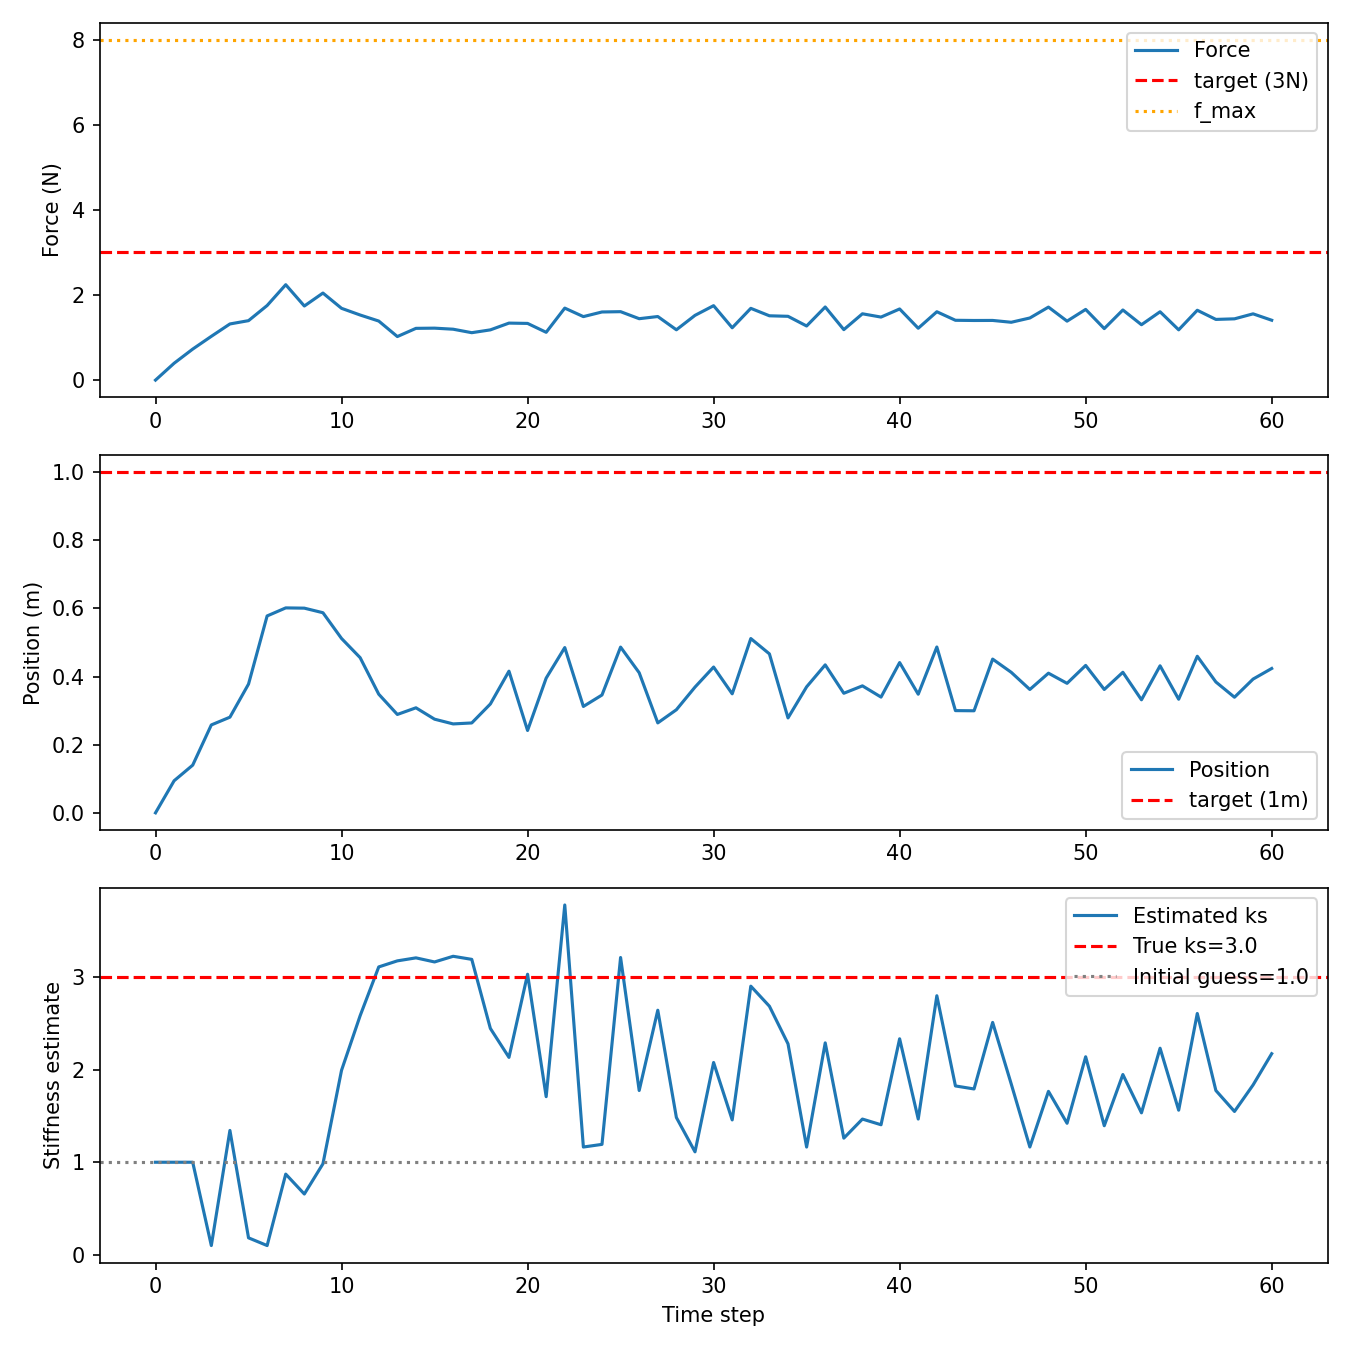

The script that saved this image:
import numpy as np
import matplotlib.pyplot as plt
import cvxpy as cp
from sklearn.gaussian_process import GaussianProcessRegressor
from sklearn.gaussian_process.kernels import RBF, WhiteKernel

# ── 真实系统参数（仿真用，控制器不知道）─────────────
dt = 0.1
ks_true = 3.0        # 真实刚度，控制器不知道
ks_init = 1.0        # 控制器初始猜测，故意猜错

def true_force(p):
    return ks_true * p + 0.3 * np.sin(3 * p)   # 非线性弹簧

# ── MPC 参数 ──────────────────────────────────────────
N     = 10
Q     = np.diag([1.0, 10.0])
R     = np.array([[0.1]])
f_max = 8.0
f_min = 0.0
v_max = 1.0
v_min = -1.0
x_ref = np.array([1.0, 3.0])

# ── GPR 初始化 ────────────────────────────────────────
kernel = RBF(length_scale=1.0, length_scale_bounds=(1e-2, 10.0)) + \
         WhiteKernel(noise_level=0.1, noise_level_bounds=(1e-5, 1.0))
gpr = GaussianProcessRegressor(kernel=kernel, n_restarts_optimizer=5,
                                normalize_y=True, alpha=1e-6)

X_data = []   # 位移数据
y_data = []   # 力数据

# ── 用 GPR 均值更新 A、B 矩阵 ─────────────────────────
def get_AB(ks):
    A = np.array([[1,   0],
                  [ks,  1]])
    B = np.array([[dt],
                  [ks * dt]])
    return A, B

# ── 仿真 ──────────────────────────────────────────────
T_sim = 60
x_cur = np.array([0.0, 0.0])
ks_est = ks_init     # 当前刚度估计

history_x  = [x_cur.copy()]
history_u  = []
history_ks = [ks_init]

for t in range(T_sim):

    # 用当前刚度估计构建 A、B
    A, B = get_AB(ks_est)

    # ── MPC 求解 ──────────────────────────────────────
    n, m = 2, 1
    x_var = cp.Variable((n, N + 1))
    u_var = cp.Variable((m, N))
    cost, constraints = 0, []
    constraints += [x_var[:, 0] == x_cur]

    for k in range(N):
        cost += cp.quad_form(x_var[:, k] - x_ref, Q)
        cost += cp.quad_form(u_var[:, k], R)
        constraints += [x_var[:, k+1] == A @ x_var[:, k] + B @ u_var[:, k]]
        constraints += [u_var[:, k] >= v_min, u_var[:, k] <= v_max]
        constraints += [x_var[1, k] >= f_min, x_var[1, k] <= f_max]

    cost += cp.quad_form(x_var[:, N] - x_ref, Q)
    prob = cp.Problem(cp.Minimize(cost), constraints)
    prob.solve(solver=cp.OSQP, warm_start=True)

    u0 = u_var.value[:, 0]

    # ── 真实系统前进一步 ──────────────────────────────
    noise = np.random.normal(0, 0.05, 2)
    x_next = np.array([
        x_cur[0] + dt * u0[0],
        true_force(x_cur[0] + dt * u0[0])
    ]) + noise

    # ── 把新数据加进 GPR ──────────────────────────────
    X_data.append([x_next[0]])   # 位移
    y_data.append(x_next[1])     # 力

    # GPR 至少需要 3 个点才能拟合
    if len(X_data) >= 3:
        gpr.fit(np.array(X_data), np.array(y_data))

        # 用 GPR 估计当前位置附近的局部刚度
        # 数值微分：ks ≈ df/dp
        p_cur = x_next[0]
        dp = 0.01
        f_plus,  _ = gpr.predict([[p_cur + dp]], return_std=True)
        f_minus, _ = gpr.predict([[p_cur - dp]], return_std=True)
        ks_est = float((f_plus.item() - f_minus.item()) / (2 * dp))
        ks_est = np.clip(ks_est, 0.1, 10.0)   # 防止估计值跑飞

    x_cur = x_next
    history_x.append(x_cur.copy())
    history_u.append(u0[0])
    history_ks.append(ks_est)

# ── 画图 ──────────────────────────────────────────────
history_x  = np.array(history_x)
history_ks = np.array(history_ks)

fig, axes = plt.subplots(3, 1, figsize=(9, 9))

axes[0].plot(history_x[:, 1], label='Force')
axes[0].axhline(x_ref[1], color='r', linestyle='--', label='target (3N)')
axes[0].axhline(f_max,    color='orange', linestyle=':', label='f_max')
axes[0].set_ylabel('Force (N)')
axes[0].legend()

axes[1].plot(history_x[:, 0], label='Position')
axes[1].axhline(x_ref[0], color='r', linestyle='--', label='target (1m)')
axes[1].set_ylabel('Position (m)')
axes[1].legend()

axes[2].plot(history_ks, label='Estimated ks')
axes[2].axhline(ks_true, color='r', linestyle='--', label=f'True ks={ks_true}')
axes[2].axhline(ks_init, color='gray', linestyle=':', label=f'Initial guess={ks_init}')
axes[2].set_ylabel('Stiffness estimate')
axes[2].set_xlabel('Time step')
axes[2].legend()

plt.tight_layout()
plt.savefig('mpc_gpr_demo.png', dpi=150)
plt.show()
